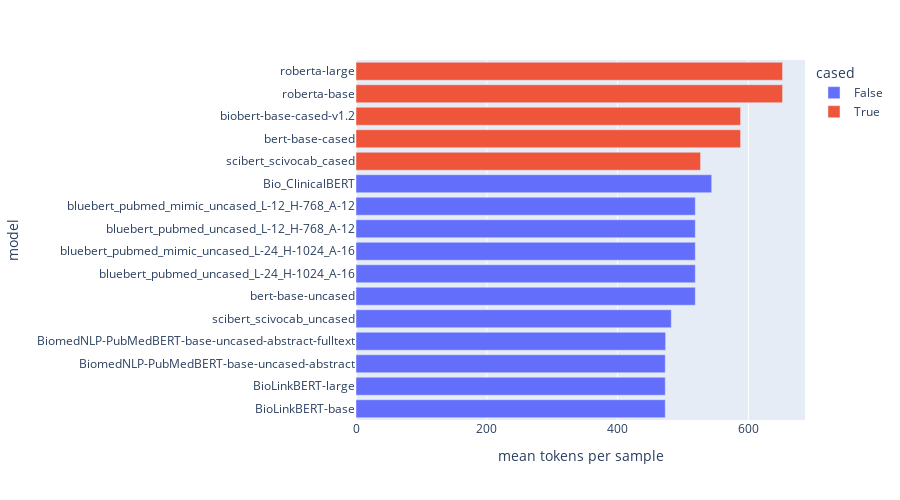

The notebook cell this image was saved under:
### Code cell
fig = px.bar(df_plt, x='mean tokens per sample', y='model', color="cased", height=500)
fig.show()

### Figure 1 — Plotly figure (JSON) as saved in the notebook; plotly's stock layout.template omitted (floating-point values rounded to 4 significant figures)
{"data": [{"alignmentgroup": "True", "hovertemplate": "cased=False<br>mean tokens per sample=%{x}<br>model=%{y}<extra></extra>", "legendgroup": "False", "marker": {"color": "#636efa", "pattern": {"shape": ""}}, "name": "False", "offsetgroup": "False", "orientation": "h", "showlegend": true, "textposition": "auto", "type": "bar", "x": [472.9, 472.9, 472.9, 473.4, 482.1, 518.8, 518.8, 518.8, 518.8, 518.8, 543.9], "xaxis": "x", "y": ["BioLinkBERT-base", "BioLinkBERT-large", "BiomedNLP-PubMedBERT-base-uncased-abstract", "BiomedNLP-PubMedBERT-base-uncased-abstract-fulltext", "scibert_scivocab_uncased", "bert-base-uncased", "bluebert_pubmed_uncased_L-24_H-1024_A-16", "bluebert_pubmed_mimic_uncased_L-24_H-1024_A-16", "bluebert_pubmed_uncased_L-12_H-768_A-12", "bluebert_pubmed_mimic_uncased_L-12_H-768_A-12", "Bio_ClinicalBERT"], "yaxis": "y"}, {"alignmentgroup": "True", "hovertemplate": "cased=True<br>mean tokens per sample=%{x}<br>model=%{y}<extra></extra>", "legendgroup": "True", "marker": {"color": "#EF553B", "pattern": {"shape": ""}}, "name": "True", "offsetgroup": "True", "orientation": "h", "showlegend": true, "textposition": "auto", "type": "bar", "x": [526.9, 588.1, 588.1, 652.2, 652.2], "xaxis": "x", "y": ["scibert_scivocab_cased", "bert-base-cased", "biobert-base-cased-v1.2", "roberta-base", "roberta-large"], "yaxis": "y"}], "layout": {"barmode": "relative", "height": 500, "legend": {"title": {"text": "cased"}, "tracegroupgap": 0}, "margin": {"t": 60}, "xaxis": {"anchor": "y", "domain": [0, 1], "title": {"text": "mean tokens per sample"}}, "yaxis": {"anchor": "x", "domain": [0, 1], "title": {"text": "model"}}}}
